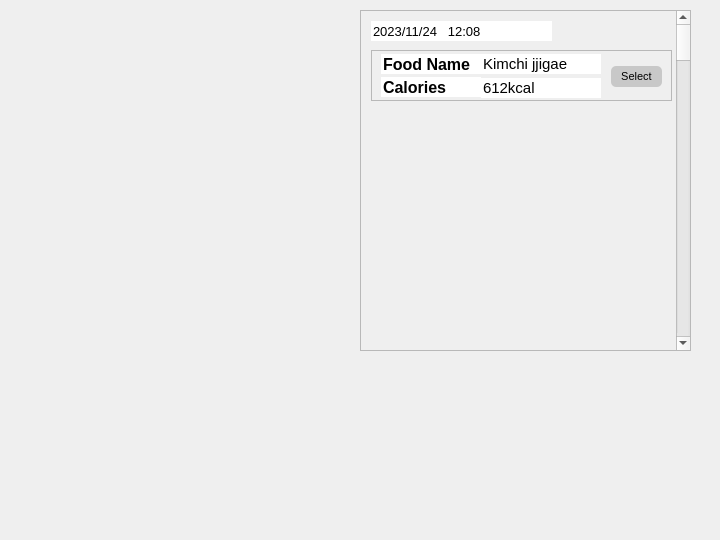
<?xml version="1.0" encoding="UTF-8"?>
<ui version="4.0">
 <class>MenuInfoDialog</class>
 <widget class="QDialog" name="MenuInfoDialog">
  <property name="geometry">
   <rect>
    <x>0</x>
    <y>0</y>
    <width>720</width>
    <height>540</height>
   </rect>
  </property>
  <property name="windowTitle">
   <string>Dialog</string>
  </property>
  <widget class="QLabel" name="label">
   <property name="geometry">
    <rect>
     <x>50</x>
     <y>10</y>
     <width>291</width>
     <height>431</height>
    </rect>
   </property>
   <property name="text">
    <string/>
   </property>
   <property name="textFormat">
    <enum>Qt::PlainText</enum>
   </property>
   <property name="pixmap">
    <pixmap>../../../Downloads/menu.jpg</pixmap>
   </property>
  </widget>
  <widget class="QScrollArea" name="scrollArea">
   <property name="geometry">
    <rect>
     <x>360</x>
     <y>10</y>
     <width>331</width>
     <height>341</height>
    </rect>
   </property>
   <property name="widgetResizable">
    <bool>true</bool>
   </property>
   <widget class="QWidget" name="scrollAreaWidgetContents">
    <property name="geometry">
     <rect>
      <x>0</x>
      <y>0</y>
      <width>315</width>
      <height>3000</height>
     </rect>
    </property>
    <property name="minimumSize">
     <size>
      <width>0</width>
      <height>3000</height>
     </size>
    </property>
    <widget class="QLineEdit" name="date">
     <property name="geometry">
      <rect>
       <x>10</x>
       <y>10</y>
       <width>181</width>
       <height>20</height>
      </rect>
     </property>
     <property name="font">
      <font>
       <pointsize>10</pointsize>
      </font>
     </property>
     <property name="text">
      <string>2023/11/24   12:08</string>
     </property>
     <property name="frame">
      <bool>false</bool>
     </property>
    </widget>
    <widget class="QFrame" name="frame">
     <property name="geometry">
      <rect>
       <x>0</x>
       <y>29</y>
       <width>311</width>
       <height>3001</height>
      </rect>
     </property>
     <property name="frameShape">
      <enum>QFrame::NoFrame</enum>
     </property>
     <property name="frameShadow">
      <enum>QFrame::Raised</enum>
     </property>
     <widget class="QFrame" name="food_frame">
      <property name="geometry">
       <rect>
        <x>10</x>
        <y>10</y>
        <width>301</width>
        <height>51</height>
       </rect>
      </property>
      <property name="frameShape">
       <enum>QFrame::StyledPanel</enum>
      </property>
      <property name="frameShadow">
       <enum>QFrame::Raised</enum>
      </property>
      <widget class="QLineEdit" name="title_food_name">
       <property name="geometry">
        <rect>
         <x>10</x>
         <y>4</y>
         <width>100</width>
         <height>20</height>
        </rect>
       </property>
       <property name="font">
        <font>
         <pointsize>12</pointsize>
         <bold>true</bold>
        </font>
       </property>
       <property name="text">
        <string>Food Name</string>
       </property>
       <property name="frame">
        <bool>false</bool>
       </property>
       <property name="alignment">
        <set>Qt::AlignLeading|Qt::AlignLeft|Qt::AlignTop</set>
       </property>
       <property name="dragEnabled">
        <bool>false</bool>
       </property>
       <property name="readOnly">
        <bool>true</bool>
       </property>
      </widget>
      <widget class="QLineEdit" name="title_calories">
       <property name="geometry">
        <rect>
         <x>10</x>
         <y>27</y>
         <width>100</width>
         <height>20</height>
        </rect>
       </property>
       <property name="font">
        <font>
         <pointsize>12</pointsize>
         <italic>false</italic>
         <bold>true</bold>
         <underline>false</underline>
         <strikeout>false</strikeout>
         <kerning>true</kerning>
        </font>
       </property>
       <property name="text">
        <string>Calories</string>
       </property>
       <property name="frame">
        <bool>false</bool>
       </property>
       <property name="alignment">
        <set>Qt::AlignLeading|Qt::AlignLeft|Qt::AlignTop</set>
       </property>
       <property name="dragEnabled">
        <bool>false</bool>
       </property>
       <property name="readOnly">
        <bool>true</bool>
       </property>
      </widget>
      <widget class="QLineEdit" name="food_name">
       <property name="geometry">
        <rect>
         <x>110</x>
         <y>4</y>
         <width>120</width>
         <height>20</height>
        </rect>
       </property>
       <property name="font">
        <font>
         <pointsize>11</pointsize>
        </font>
       </property>
       <property name="text">
        <string>Kimchi jjigae</string>
       </property>
       <property name="frame">
        <bool>false</bool>
       </property>
      </widget>
      <widget class="QPushButton" name="select_button">
       <property name="geometry">
        <rect>
         <x>240</x>
         <y>16</y>
         <width>51</width>
         <height>21</height>
        </rect>
       </property>
       <property name="font">
        <font>
         <pointsize>8</pointsize>
        </font>
       </property>
       <property name="styleSheet">
        <string notr="true">background-color:rgb(200,200,200);
border-radius:5px</string>
       </property>
       <property name="text">
        <string>Select</string>
       </property>
      </widget>
      <widget class="QLineEdit" name="calories">
       <property name="geometry">
        <rect>
         <x>110</x>
         <y>28</y>
         <width>120</width>
         <height>20</height>
        </rect>
       </property>
       <property name="font">
        <font>
         <pointsize>11</pointsize>
        </font>
       </property>
       <property name="text">
        <string>612kcal</string>
       </property>
       <property name="frame">
        <bool>false</bool>
       </property>
      </widget>
     </widget>
    </widget>
   </widget>
  </widget>
 </widget>
 <resources/>
 <connections/>
</ui>
